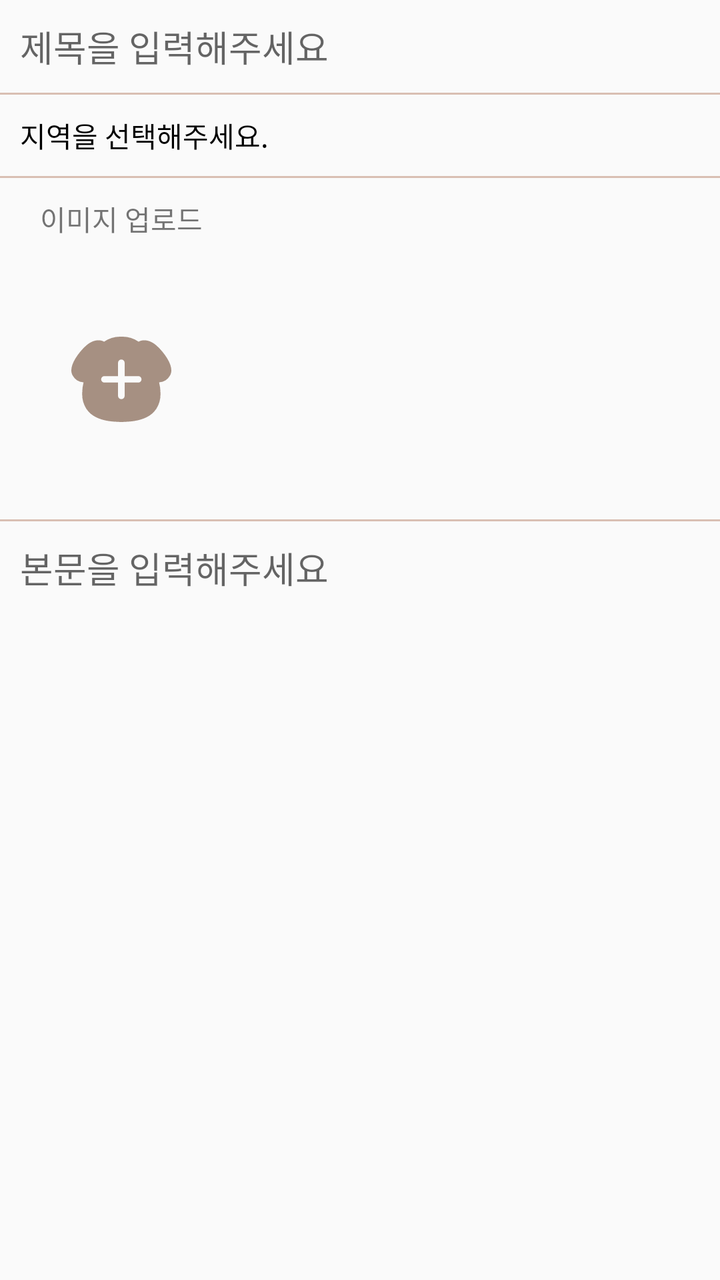
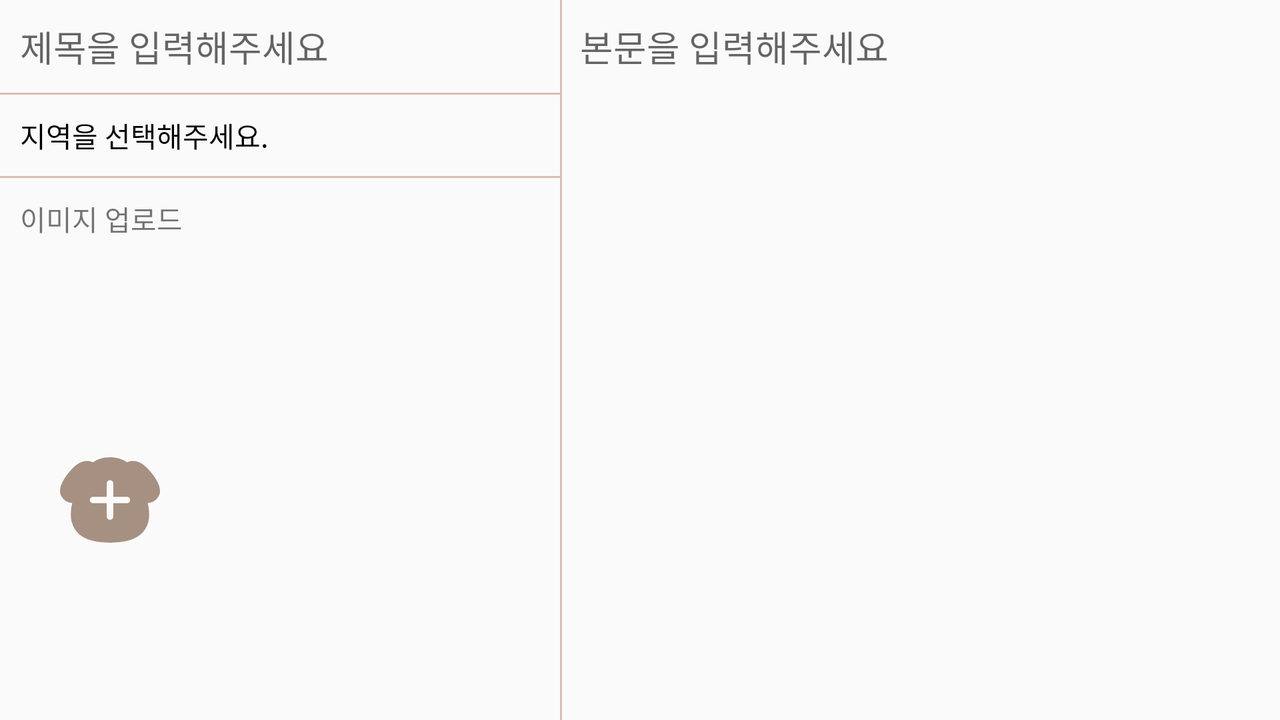

The same Android screen from two of the app's own layout files: first res/layout/ as a phone draws it, then the repository's variant for another configuration, drawn on a device whose configuration selects that folder. Both files follow.
<!-- AndroidManifest.xml: application theme Theme.WhoPuppy -->
<!-- res/layout/activity_article_write.xml -->
<?xml version="1.0" encoding="utf-8"?>
<layout xmlns:android="http://schemas.android.com/apk/res/android"
    xmlns:app="http://schemas.android.com/apk/res-auto"
    xmlns:tools="http://schemas.android.com/tools">

    <androidx.constraintlayout.widget.ConstraintLayout
        android:layout_width="match_parent"
        android:layout_height="match_parent"
        tools:context=".activity.ArticleWriteActivity">

        <EditText
            android:id="@+id/title_edit_text"
            android:layout_width="match_parent"
            android:layout_height="wrap_content"
            android:background="@null"
            android:hint="@string/input_title"
            android:maxLines="1"
            android:padding="10dp"
            android:singleLine="true"
            android:textColor="@color/primaryTextColor"
            app:layout_constraintTop_toTopOf="parent" />

        <View
            android:id="@+id/boarder_title"
            android:layout_width="match_parent"
            android:layout_height="1dp"
            android:background="@color/primaryLightColor"
            app:layout_constraintTop_toBottomOf="@id/title_edit_text" />

        <TextView
            android:id="@id/area_text_view"
            android:layout_width="match_parent"
            android:layout_height="wrap_content"
            android:padding="10dp"
            android:text="@string/select_area"
            android:textColor="@color/black"
            app:layout_constraintTop_toBottomOf="@+id/boarder_title" />

        <View
            android:id="@+id/boarder_area"
            android:layout_width="match_parent"
            android:layout_height="1dp"
            android:background="@color/primaryLightColor"
            app:layout_constraintTop_toBottomOf="@id/area_text_view" />


        <TextView
            android:id="@+id/add_image_text_view"
            android:layout_width="wrap_content"
            android:layout_height="wrap_content"
            android:layout_marginStart="20dp"
            android:layout_marginTop="10dp"
            android:text="@string/upload_image"
            app:layout_constraintStart_toStartOf="parent"
            app:layout_constraintTop_toBottomOf="@+id/boarder_area" />

        <ImageView
            android:id="@+id/image_add_image_view"
            android:layout_width="50dp"
            android:layout_height="50dp"
            android:layout_margin="20dp"
            android:src="@drawable/ic_dog_plus"
            app:layout_constraintBottom_toBottomOf="@+id/image_recycler_view"
            app:layout_constraintEnd_toEndOf="@+id/add_image_text_view"
            app:layout_constraintStart_toStartOf="@+id/add_image_text_view"
            app:layout_constraintTop_toTopOf="@+id/image_recycler_view" />


        <androidx.recyclerview.widget.RecyclerView
            android:id="@+id/image_recycler_view"
            android:layout_width="0dp"
            android:layout_height="100dp"
            android:layout_marginStart="10dp"
            android:layout_marginTop="20dp"
            android:orientation="horizontal"
            android:overScrollMode="never"
            app:layoutManager="androidx.recyclerview.widget.LinearLayoutManager"
            app:layout_constraintEnd_toEndOf="parent"
            app:layout_constraintStart_toEndOf="@id/image_add_image_view"
            app:layout_constraintTop_toBottomOf="@+id/add_image_text_view"
            tools:listitem="@layout/item_image_upload" />


        <View
            android:id="@+id/boarder_image"
            android:layout_width="match_parent"
            android:layout_height="1dp"
            android:layout_marginTop="20dp"
            android:background="@color/primaryLightColor"
            app:layout_constraintTop_toBottomOf="@id/image_recycler_view" />

        <EditText
            android:id="@+id/content_edit_text"
            android:layout_width="match_parent"
            android:layout_height="0dp"
            android:background="@null"
            android:gravity="top"
            android:hint="@string/input_content"
            android:padding="10dp"
            android:textColor="@color/primaryTextColor"
            app:layout_constraintBottom_toBottomOf="parent"
            app:layout_constraintTop_toBottomOf="@id/boarder_image" />

    </androidx.constraintlayout.widget.ConstraintLayout>
</layout>
<!-- res/layout/item_image_upload.xml (included above) -->
<?xml version="1.0" encoding="utf-8"?>
<layout xmlns:android="http://schemas.android.com/apk/res/android"
    xmlns:app="http://schemas.android.com/apk/res-auto"
    xmlns:tools="http://schemas.android.com/tools">

    <androidx.constraintlayout.widget.ConstraintLayout
        android:layout_width="wrap_content"
        android:layout_height="wrap_content">

        <ImageView
            android:id="@+id/select_image_view"
            android:layout_width="100dp"
            android:layout_height="100dp"
            app:layout_constraintBottom_toBottomOf="parent"
            app:layout_constraintEnd_toEndOf="parent"
            app:layout_constraintStart_toStartOf="parent"
            app:layout_constraintTop_toTopOf="parent"
            tools:src="@drawable/ic_round_dog" />

        <ImageView
            android:id="@+id/remove_button"
            android:layout_width="20dp"
            android:layout_height="20dp"
            android:layout_margin="10dp"
            android:src="@drawable/ic_x_button"
            app:layout_constraintEnd_toEndOf="parent"
            app:layout_constraintTop_toTopOf="parent" />

    </androidx.constraintlayout.widget.ConstraintLayout>
</layout>
<!-- resources referenced by this layout -->
<resources>
  <color name="black">#FF000000</color>
  <color name="primaryLightColor">#d9bfb3</color>
  <color name="primaryTextColor">#000000</color>
  <!-- drawable ic_dog_plus (drawable) -->
  <vector xmlns:android="http://schemas.android.com/apk/res/android"
      android:width="82.105dp"
      android:height="70.376dp"
      android:viewportWidth="82.105"
      android:viewportHeight="70.376">
    <path
        android:pathData="M78.682,17.868A48.991,48.991 0,0 0,69.92 7.308C64.469,2.576 59.912,2.697 57.68,3.197a8.609,8.609 0,0 0,-2.461 0.949A23.483,23.483 0,0 0,41.051 0.015,23.508 23.508,0 0,0 26.883,4.142 8.6,8.6 0,0 0,24.422 3.197c-2.233,-0.494 -6.79,-0.618 -12.241,4.114A49,49 0,0 0,3.421 17.868C-0.141,23.744 -0.926,28.51 1.086,32.036a11.063,11.063 0,0 0,8.95 5.636,36.111 36.111,0 0,0 -1.122,9.246 22.5,22.5 0,0 0,3.4 12.585A20.52,20.52 0,0 0,20.801 66.686c5.2,2.494 11.218,3.277 16.215,3.5q0.637,0.028 1.252,0.045a26.808,26.808 0,0 0,5.512 0C49.001,70.087 55.641,69.397 61.311,66.683A20.5,20.5 0,0 0,69.795 59.497a22.507,22.507 0,0 0,3.4 -12.585,36.111 36.111,0 0,0 -1.122,-9.246 11.063,11.063 0,0 0,8.95 -5.636C83.029,28.51 82.242,23.744 78.682,17.868ZM57.639,35.187a2.7,2.7 0,0 1,-2.715 2.675L43.767,37.862v10.99a2.7,2.7 0,0 1,-2.715 2.675h0a2.7,2.7 0,0 1,-2.715 -2.675L38.337,37.862L27.18,37.862a2.7,2.7 0,0 1,-2.715 -2.675h0a2.7,2.7 0,0 1,2.715 -2.675L38.337,32.512L38.337,21.522a2.7,2.7 0,0 1,2.715 -2.675h0a2.7,2.7 0,0 1,2.715 2.675v10.99L54.924,32.512a2.7,2.7 0,0 1,2.715 2.675Z"
        android:fillColor="#a69082"/>
  </vector>
  <string name="input_content">본문을 입력해주세요</string>
  <string name="input_title">제목을 입력해주세요</string>
  <string name="select_area">지역을 선택해주세요.</string>
  <string name="upload_image">이미지 업로드</string>
  <style name="Theme.WhoPuppy" parent="Theme.AppCompat.Light.DarkActionBar">
          
          <item name="colorPrimary">@color/primaryColor</item>
          <item name="colorPrimaryDark">@color/primaryDarkColor</item>
          <item name="colorAccent">@color/secondaryColor</item>
          <item name="android:statusBarColor">@color/primaryDarkColor</item>
          
      </style>
  <color name="primaryColor">#a78f83</color>
  <color name="primaryDarkColor">#786256</color>
  <color name="secondaryColor">#ebe6db</color>
</resources>
<!-- res/layout-land/activity_article_write.xml (the repository's variant of the layout above) -->
<!-- drawn on the phone turned sideways -->
<?xml version="1.0" encoding="utf-8"?>
<layout xmlns:android="http://schemas.android.com/apk/res/android"
    xmlns:app="http://schemas.android.com/apk/res-auto"
    xmlns:tools="http://schemas.android.com/tools">

    <androidx.constraintlayout.widget.ConstraintLayout
        android:layout_width="match_parent"
        android:layout_height="match_parent"
        tools:context=".activity.ArticleWriteActivity">

        <EditText
            android:id="@+id/title_edit_text"
            android:layout_width="0dp"
            android:layout_height="wrap_content"
            android:background="@null"
            android:hint="@string/input_title"
            android:maxLines="1"
            android:padding="10dp"
            android:singleLine="true"
            android:textColor="@color/primaryTextColor"
            app:layout_constraintEnd_toStartOf="@+id/content_edit_text"
            app:layout_constraintStart_toStartOf="parent"
            app:layout_constraintTop_toTopOf="parent" />

        <View
            android:id="@+id/boarder_title"
            android:layout_width="0dp"
            android:layout_height="1dp"
            android:background="@color/primaryLightColor"
            app:layout_constraintEnd_toStartOf="@+id/content_edit_text"
            app:layout_constraintStart_toStartOf="parent"
            app:layout_constraintTop_toBottomOf="@id/title_edit_text" />

        <TextView
            android:id="@id/area_text_view"
            android:layout_width="0dp"
            android:layout_height="wrap_content"
            android:padding="10dp"
            android:text="@string/select_area"
            android:textColor="@color/black"
            app:layout_constraintEnd_toStartOf="@+id/content_edit_text"
            app:layout_constraintStart_toStartOf="parent"
            app:layout_constraintTop_toBottomOf="@+id/boarder_title" />

        <View
            android:id="@+id/boarder_area"
            android:layout_width="0dp"
            android:layout_height="1dp"
            android:background="@color/primaryLightColor"
            app:layout_constraintEnd_toStartOf="@+id/content_edit_text"
            app:layout_constraintStart_toStartOf="parent"
            app:layout_constraintTop_toBottomOf="@id/area_text_view" />


        <TextView
            android:id="@+id/add_image_text_view"
            android:layout_width="0dp"
            android:layout_height="wrap_content"
            android:layout_marginStart="10dp"
            android:layout_marginTop="10dp"
            android:layout_marginEnd="20dp"
            android:text="@string/upload_image"
            app:layout_constraintEnd_toEndOf="@+id/boarder_image"
            app:layout_constraintEnd_toStartOf="@+id/content_edit_text"
            app:layout_constraintStart_toStartOf="parent"
            app:layout_constraintTop_toBottomOf="@+id/boarder_area" />

        <ImageView
            android:id="@+id/image_add_image_view"
            android:layout_width="50dp"
            android:layout_height="50dp"
            android:layout_margin="20dp"
            android:src="@drawable/ic_dog_plus"
            app:layout_constraintBottom_toBottomOf="@+id/image_recycler_view"
            app:layout_constraintEnd_toStartOf="@+id/image_recycler_view"
            app:layout_constraintStart_toStartOf="@+id/add_image_text_view"
            app:layout_constraintTop_toTopOf="@+id/image_recycler_view" />


        <androidx.recyclerview.widget.RecyclerView
            android:id="@+id/image_recycler_view"
            android:layout_width="0dp"
            android:layout_height="100dp"
            android:layout_marginStart="10dp"
            android:layout_marginTop="20dp"
            android:orientation="horizontal"
            android:overScrollMode="never"
            app:layoutManager="androidx.recyclerview.widget.LinearLayoutManager"
            app:layout_constraintBottom_toBottomOf="parent"
            app:layout_constraintEnd_toEndOf="@id/boarder_image"
            app:layout_constraintEnd_toStartOf="@+id/content_edit_text"
            app:layout_constraintStart_toEndOf="@id/image_add_image_view"
            app:layout_constraintTop_toBottomOf="@+id/add_image_text_view"
            tools:listitem="@layout/item_image_upload" />


        <View
            android:id="@+id/boarder_image"
            android:layout_width="1dp"
            android:layout_height="match_parent"
            android:background="@color/primaryLightColor"
            app:layout_constraintStart_toStartOf="@id/content_edit_text" />

        <EditText
            android:id="@+id/content_edit_text"
            android:layout_width="0dp"
            android:layout_height="match_parent"
            android:background="@null"
            android:gravity="top"
            android:hint="@string/input_content"
            android:padding="10dp"
            android:textColor="@color/primaryTextColor"
            app:layout_constraintBottom_toBottomOf="parent"
            app:layout_constraintDimensionRatio="1:1"
            app:layout_constraintEnd_toEndOf="parent"
            app:layout_constraintTop_toTopOf="parent" />

    </androidx.constraintlayout.widget.ConstraintLayout>
</layout>
